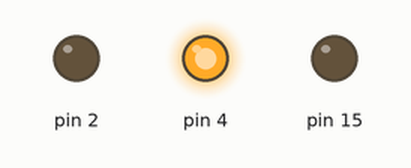
The sketch below on a simulated Arduino Uno, built with avr-gcc and run on an emulated ATmega328P. Shown: output pins drawn as LEDs (lit = HIGH).

Above: at 1.5 s.
At 4.5 s:
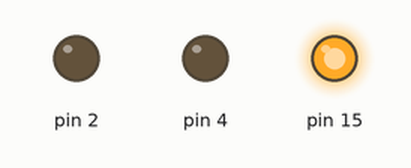
At 7.5 s:
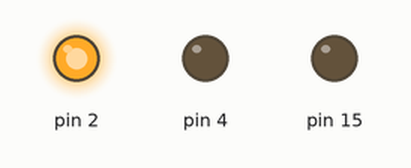
Timing chart, 0 to 11.7 s (numbered marks = the images above):
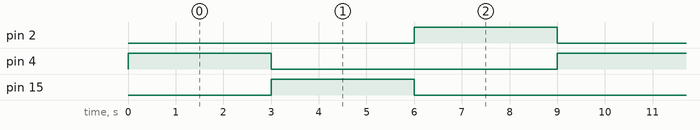

The sketch:

rgbLed.ino
```cpp
void setup()
{
Serial.begin(115200);
pinMode(4, OUTPUT);
pinMode(15, OUTPUT);
pinMode(2, OUTPUT);

}


void loop()
{

    digitalWrite(4,HIGH);
    digitalWrite(15,LOW);
    digitalWrite(2,LOW);
    delay(3000);
    digitalWrite(4,LOW);
    digitalWrite(15,HIGH);
    digitalWrite(2,LOW);
    delay(3000);
    digitalWrite(4,LOW);
    digitalWrite(15,LOW);
    digitalWrite(2,HIGH);
    delay(3000);

}
```

Measured:
- by itself, pin 2, pin 4, pin 15: alternates HIGH for 3.0 s and LOW for 6.0 s
- by itself, everything shown: repeats every 9.0 s, in 3 steps
